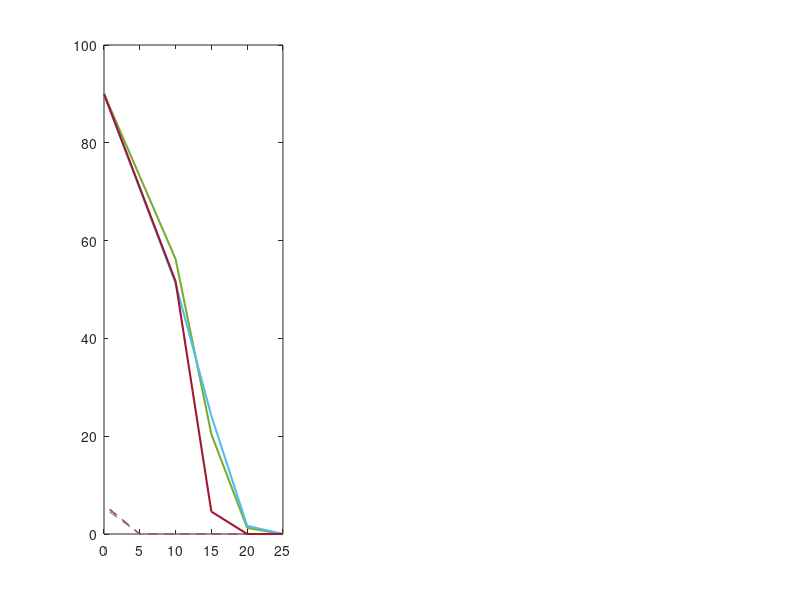

The MATLAB source for this figure: (Note: this script raises an error after producing the figure.)
function plotPenetrationAngle()
x1 = [0.8,87.76;
    0.9,91.32;
    1,89.17;
    1.1,90.87;
    1.2,90.3;
    0.9,89.8;
    0.8,86.42;
    1.1,88.28;
    1.1,90.18;
    1,90.68];

x2 = [1.8,95.91;
    1.9,83.5;
    2,88.88;
    2.1,88.54;
    2.2,89.44;
    2,88.13;
    1.8,90.31;
    1.9,87.35;
    2.1,90.94;
    2.2,89.43];

x3 = [3,90.05;
    3,94.57;
    3,95.32;
    3,89.42;
    3,90.43;
    3,91.79;
    3,82.14;
    3,93.87;
    3,92.8;
    3,88.82];

x4 = [4,89.42;
    4,90.81;
    4,73.35;
    4,92.32;
    4,85.36;
    4,88.61;
    4,89.03;
    4,88.9;
    4,88.92;
    4,91.87];

x5 = [5,90.43;
    5,90.3;
    5,89.3;
    5,79.68;
    5,91.33;
    5,90.66;
    5,87.9;
    5,89.23;
    5,90.53;
    5,89.29];

x6 = [6,87.23;
    6,90.31;
    6,88.72;
    6,93.77;
    6,91.92;
    6,83.65;
    6,82.05;
    6,81.42;
    6,84.21;
    6,83.72];

x11 = [1,53.27;
    0.98,38.36;
    0.98,33.88;
    1,60.88;
    1.02,43.91;
    1.02,37.04;
    0.98,43.64;
    1,33.84;
    1,28.50;
    1.02,32.04];

x22 = [2.02,57.75;
    2,63.41;
    1.98,57.62;
    2.02,55.33;
    1.98,63.67;
    2,66.84;
    2,52.20;
    2.02,61.39;
    2,60.48;
    2,56.08];

x33 = [3,63.48;
    3,82.52;
    3,88.67;
    2.98,66.89;
    3.02,66.61;
    2.98,62.14;
    3,65.57;
    3,72.05;
    3.01,65.26;
    3,78.83];

x44 = [3.98,97.19;
    4,86.9;
    4.02,88.36;
    3.99,84.49;
    4.01,86.90;
    3.99,87.04;
    4,82.21;
    4.02,87.77;
    4.01,83.44;
    3.99,81.66];

x55 = [4.98,90.14;
    5,89.67;
    5.02,90.98;
    5.01,87.23;
    4.99,99.74;
    4.98,98.59;
    5,99.49;
    5.02,96.11;
    5.01,99.09;
    4.99,89];

x66 = [5.98,98.4;
    6,107.1;
    6.02,107.86;
    6.01,102.42;
    5.99,102.41;
    5.98,111.11;
    6,105.21;
    6.02,111.49;
    6.01,110.53;
    5.99,109.01];

x1(:,2) = abs(x1(:,2)-90);
x2(:,2) = abs(x2(:,2)-90);
x3(:,2) = abs(x3(:,2)-90);
x4(:,2) = abs(x4(:,2)-90);
x5(:,2) = abs(x5(:,2)-90);
x6(:,2) = abs(x6(:,2)-90);

h1 = [0,sum(x1(:,2))/10,std(x1(:,2));
    0.05,sum(x2(:,2))/10,std(x2(:,2));
    0.10,sum(x3(:,2))/10,std(x3(:,2));
    0.15,sum(x4(:,2))/10,std(x4(:,2));
    0.40,sum(x5(:,2))/10,std(x5(:,2));
    0.80,sum(x6(:,2))/10,std(x6(:,2))];

h1_1 = [0,sum(x1(:,2))/10,std(x1(:,2));
    0.05,sum(x2(:,2))/10,std(x2(:,2));
    0.10,sum(x3(:,2))/10,std(x3(:,2));
    0.15,sum(x4(:,2))/10,std(x4(:,2));
    0.40,sum(x5(:,2))/10,std(x5(:,2));
    0.80,sum(x6(:,2))/10,std(x6(:,2));
    5,0,0;
    10,0,0;
    15,0,0;
    20,0,0;
    25,0,0];

% % boxplot([x1(:,2),x2(:,2),x3(:,2),x4(:,2),x5(:,2),x6(:,2)],'Labels',{'h = 0','h = 5','h = 10','h = 15','h = 40','h = 80'});
% xlabel 'Drop Height (mm)';
% ylabel 'Angle of Penetration (deg)';
% % title 'Height vs. Angle of Penetration (Mason Sand)';
% hold on;
% plot (x11(:,1)+0.2,x1(:,2),'mO','MarkerSize',4,'MarkerEdgeColor',[0 0 0],'MarkerFaceColor', [1 0 1]);
% hold on;
% plot (x22(:,1)+0.2,x2(:,2),'mO','MarkerSize',4,'MarkerEdgeColor',[0 0 0],'MarkerFaceColor', [1 0 1]);
% hold on;
% plot (x33(:,1)+0.2,x3(:,2),'mO','MarkerSize',4,'MarkerEdgeColor',[0 0 0],'MarkerFaceColor', [1 0 1]);
% hold on;
% plot (x44(:,1)+0.2,x4(:,2),'mO','MarkerSize',4,'MarkerEdgeColor',[0 0 0],'MarkerFaceColor', [1 0 1]);
% hold on;
% plot (x55(:,1)+0.2,x5(:,2),'mO','MarkerSize',4,'MarkerEdgeColor',[0 0 0],'MarkerFaceColor', [1 0 1]);
% hold on;
% plot (x66(:,1)+0.2,x6(:,2),'mO','MarkerSize',4,'MarkerEdgeColor',[0 0 0],'MarkerFaceColor', [1 0 1]);
% hold on;

a1 = [1,89.56;
    1,89.29;
    1,88.34;
    1,89.54;
    1,89.04;
    1,79.15;
    1,90.43;
    1,88.52;
    1,87.7;
    1,90.45];

a2 = [2,86.43;
    2,88.65;
    2,89.04;
    2,89.07;
    2,90.93;
    2,91.29;
    2,88.12;
    2,89.55;
    2,90.93;
    2,88.9];

a3 = [3,91.74;
    3,86.73;
    3,89.04;
    3,88.32;
    3,90.31;
    3,92.65;
    3,87.55;
    3,88.25;
    3,88.42;
    3,89.55];

a4 = [4,91.66;
    4,87.31;
    4,90.91;
    4,93.87;
    4,85.58;
    4,89.67;
    4,90.42;
    4,90.17;
    4,77.1;
    4,88.11];

a5 = [5,86.6;
    5,94.65;
    5,86.88;
    5,85.63;
    5,88.25;
    5,86.79;
    5,87.72;
    5,82.46;
    5,90.54;
    5,94.39];

a6 = [6,94.73;
    6,80.67;
    6,78.1;
    6,94.46;
    6,91.12;
    6,88.94;
    6,87.28;
    6,85.03;
    6,82.47;
    6,93.43];

a11 = [0.98,35.82;
    1,44.57;
    1.02,60.35;
    1.01,32.74;
    0.99,39.96;
    0.98,55.49;
    1,26.55;
    1.02,36.97;
    1.01,46.02;
    0.99,44.17];

a22 = [1.98,62.42;
    2,64.42;
    2.02,55.73;
    1.99,33.7;
    2.01,43.64;
    1.98,38.69;
    2,47.34;
    2.02,35.46;
    2.01,48.01;
    1.99,36.32];

a33 = [2.99,64.88;
    2.98,44.14;
    3.02,45.09;
    3.01,47.89;
    3.02,49.02;
    3.01,42.99;
    2.99,46.83;
    2.98,48.22;
    3,47.15;
    3,49.3];

a44 = [4,67.4;
    4,63.63;
    4.02,56.81;
    4.02,59.79;
    3.98,72.19;
    3.98,58.39;
    3.99,64.72;
    3.99,72.99;
    4.01,61.68;
    4.01,63.86];

a55 = [5,87.28;
    5,75.3;
    5.02,84.19;
    5.01,72.84;
    5.02,87.64;
    5.01,86.74;
    4.98,77.69;
    4.98,72.91;
    4.99,84.98;
    4.99,77];

a66 = [6,99.48;
    6,89.33;
    6.02,98.24;
    6.01,90.8;
    6.01,95.51;
    6.02,96.37;
    5.98,100.67;
    5.98,96.29;
    5.99,91.59;
    5.99,87.93];

a1(:,2) = abs(a1(:,2)-90);
a2(:,2) = abs(a2(:,2)-90);
a3(:,2) = abs(a3(:,2)-90);
a4(:,2) = abs(a4(:,2)-90);
a5(:,2) = abs(a5(:,2)-90);
a6(:,2) = abs(a6(:,2)-90);

h2 = [0,sum(a1(:,2))/10,std(a1(:,2));
    0.05,sum(a2(:,2))/10,std(a2(:,2));
    0.10,sum(a3(:,2))/10,std(a3(:,2));
    0.15,sum(a4(:,2))/10,std(a4(:,2));
    0.40,sum(a5(:,2))/10,std(a5(:,2));
    0.80,sum(a6(:,2))/10,std(a6(:,2))];

h2_1 = [0,sum(a1(:,2))/10,std(a1(:,2));
    0.05,sum(a2(:,2))/10,std(a2(:,2));
    0.10,sum(a3(:,2))/10,std(a3(:,2));
    0.15,sum(a4(:,2))/10,std(a4(:,2));
    0.40,sum(a5(:,2))/10,std(a5(:,2));
    0.80,sum(a6(:,2))/10,std(a6(:,2));
    5,0,0;
    10,0,0;
    15,0,0;
    20,0,0;
    25,0,0];

% % boxplot([a1(:,2),a2(:,2),a3(:,2),a4(:,2),a5(:,2),a6(:,2)],'Labels',{'h = 0','h = 5','h = 10','h = 15','h = 40','h = 80'});
% xlabel 'Drop Height (mm)';
% ylabel 'Angle of Penetration (deg)';
% % title 'Height vs. Angle of Penetration (River Sand)';
% hold on;
% plot (a11(:,1)-0.2,a1(:,2),'bO','MarkerSize',4,'MarkerEdgeColor',[0 0 0],'MarkerFaceColor', [0 0 1]);
% hold on;
% plot (a22(:,1)-0.2,a2(:,2),'bO','MarkerSize',4,'MarkerEdgeColor',[0 0 0],'MarkerFaceColor', [0 0 1]);
% hold on;
% plot (a33(:,1)-0.2,a3(:,2),'bO','MarkerSize',4,'MarkerEdgeColor',[0 0 0],'MarkerFaceColor', [0 0 1]);
% hold on;
% plot (a44(:,1)-0.2,a4(:,2),'bO','MarkerSize',4,'MarkerEdgeColor',[0 0 0],'MarkerFaceColor', [0 0 1]);
% hold on;
% plot (a55(:,1)-0.2,a5(:,2),'bO','MarkerSize',4,'MarkerEdgeColor',[0 0 0],'MarkerFaceColor', [0 0 1]);
% hold on;
% plot (a66(:,1)-0.2,a6(:,2),'bO','MarkerSize',4,'MarkerEdgeColor',[0 0 0],'MarkerFaceColor', [0 0 1]);
% hold on;

b1 = [1,89.03;
    1,90.43;
    1,89.55;
    1,88.16;
    1,84.35;
    1,88.9;
    1,90.35;
    1,90.42;
    1,92.09;
    1,91.06];

b2 = [2,90.82;
    2,86.88;
    2,89.29;
    2,90.44;
    2,90.31;
    2,86.66;
    2,89.68;
    2,93.44;
    2,90.7;
    2,89.68];

b3 = [3,90.53;
    3,91.18;
    3,90.3;
    3,83.02;
    3,93.59;
    3,89.18;
    3,89.02;
    3,91.97;
    3,88.12;
    3,89.67];

b4 = [4,91.19;
    4,91.21;
    4,89.93;
    4,87.01;
    4,88.79;
    4,86.52;
    4,88.96;
    4,90.58;
    4,91.64;
    4,87.22];

b5 = [5,87.82;
    5,91.27;
    5,93.71;
    5,84.95;
    5,89.31;
    5,89.93;
    5,89.03;
    5,87.07;
    5,86.14;
    5,91.32];

b6 = [6,86.72;
    6,86.37;
    6,88.15;
    6,88.81;
    6,77.89;
    6,91.27;
    6,83.98;
    6,77.71;
    6,87.33;
    6,87.95];

b11 = [1,53.64;
    1,48.36;
    1.02,44.42;
    1.02,50.69;
    1.01,57.78;
    1.01,53.33;
    0.98,41.88;
    0.98,43.88;
    0.99,52.47;
    0.99,40.95];

b22 = [2,71.79;
    2,67.52;
    2.02,58.11;
    1.98,59.18;
    2.02,59.1;
    2.02,62.26;
    2.01,72.3;
    1.98,53.18;
    1.99,61.19;
    1.99,69.25];

b33 = [3,65.03;
    3,74.02;
    3.02,63.07;
    3.01,61.69;
    3.02,74.95;
    3.01,64.5;
    2.98,73.94;
    2.98,62.84;
    2.99,74.85;
    2.99,67.15];

b44 = [4,74.27;
    4,70.07;
    4.02,71.4;
    4.02,77.11;
    4.01,72.21;
    4.01,69.7;
    3.98,76.49;
    3.98,73.24;
    3.99,70;
    3.98,68.98];

b55 = [5,84.46;
    5.02,85.11;
    5,82.96;
    5.02,92.11;
    5.01,83.57;
    4.98,82.73;
    4.99,82.33;
    5.01,78.66;
    4.99,84.53;
    4.98,77.81];

b66 = [6,90.64;
    6,87.33;
    6.02,100.77;
    6.02,97.74;
    6.01,87.39;
    6.01,97.24;
    5.98,88.49;
    5.98,98.62;
    5.99,90.32;
    5.99,97.03];

b1(:,2) = abs(b1(:,2)-90);
b2(:,2) = abs(b2(:,2)-90);
b3(:,2) = abs(b3(:,2)-90);
b4(:,2) = abs(b4(:,2)-90);
b5(:,2) = abs(b5(:,2)-90);
b6(:,2) = abs(b6(:,2)-90);

h3 = [0,sum(b1(:,2))/10,std(b1(:,2));
    0.05,sum(b2(:,2))/10,std(b2(:,2));
    0.10,sum(b3(:,2))/10,std(b3(:,2));
    0.15,sum(b4(:,2))/10,std(b4(:,2));
    0.40,sum(b5(:,2))/10,std(b5(:,2));
    0.80,sum(b6(:,2))/10,std(b6(:,2))];

h3_1 = [0,sum(b1(:,2))/10,std(b1(:,2));
    0.05,sum(b2(:,2))/10,std(b2(:,2));
    0.10,sum(b3(:,2))/10,std(b3(:,2));
    0.15,sum(b4(:,2))/10,std(b4(:,2));
    0.40,sum(b5(:,2))/10,std(b5(:,2));
    0.80,sum(b6(:,2))/10,std(b6(:,2));
    5,0,0;
    10,0,0;
    15,0,0;
    20,0,0;
    25,0,0];


% % boxplot([b1(:,2),b2(:,2),b3(:,2),b4(:,2),b5(:,2),b6(:,2)],'Labels',{'h = 0','h = 5','h = 10','h = 15','h = 40','h = 80'});
% xlabel 'Drop Height (mm)';
% ylabel 'Angle of Penetration (deg)';
% % title 'Height vs. Angle of Penetration (Coarse Sand)';
% hold on;
% plot (b11(:,1)+0.1,b1(:,2),'rO','MarkerSize',4,'MarkerEdgeColor',[0 0 0],'MarkerFaceColor', [1 0 0]);
% hold on;
% plot (b22(:,1)+0.1,b2(:,2),'rO','MarkerSize',4,'MarkerEdgeColor',[0 0 0],'MarkerFaceColor', [1 0 0]);
% hold on;
% plot (b33(:,1)+0.1,b3(:,2),'rO','MarkerSize',4,'MarkerEdgeColor',[0 0 0],'MarkerFaceColor', [1 0 0]);
% hold on;
% plot (b44(:,1)+0.1,b4(:,2),'rO','MarkerSize',4,'MarkerEdgeColor',[0 0 0],'MarkerFaceColor', [1 0 0]);
% hold on;
% plot (b55(:,1)+0.1,b5(:,2),'rO','MarkerSize',4,'MarkerEdgeColor',[0 0 0],'MarkerFaceColor', [1 0 0]);
% hold on;
% plot (b66(:,1)+0.1,b6(:,2),'rO','MarkerSize',4,'MarkerEdgeColor',[0 0 0],'MarkerFaceColor', [1 0 0]);
% hold on;

c1 = [1,0;
    1,0;
    1,0;
    1,0;
    1,0;
    1,0;
    1,0;
    1,0;
    1,0;
    1,0];

c2 = [2,87.32;
    2,88.24;
    2,90.43;
    2,87.91;
    2,89.43;
    2,86.65;
    2,89.43;
    2,89.68;
    2,90.56;
    2,89.16];

c3 = [3,92.71;
    3,87.28;
    3,89.18;
    3,81.9;
    3,88.9;
    3,92.06;
    3,89.29;
    3,87.4;
    3,88.8;
    3,86.77];

c4 = [4,91.43;
    4,82.01;
    4,92.01;
    4,93.48;
    4,92.58;
    4,88.9;
    4,84.13;
    4,88.63;
    4,88.27;
    4,83.22];

c5 = [5,83.31;
    5,88.09;
    5,86.29;
    5,87.4;
    5,93.06;
    5,86.18;
    5,83.28;
    5,89.15;
    5,91.29;
    5,88.81];

c6 = [6,93.02;
    6,86.87;
    6,85.79;
    6,81.26;
    6,81.96;
    6,92.35;
    6,88.76;
    6,87.6;
    6,83.18;
    6,80.18];

c11 = [0.98,0;
    0.99,0;
    1,0;
    1.01,0;
    1.02,0;
    0.98,0;
    0.99,0;
    1,0;
    1.01,0;
    1.02,0];

c22 = [2,43.03;
    2.02,39.01;
    2.01,41.89;
    1.97,41.05;
    1.98,42.95;
    2.02,42.35;
    2,39.19;
    1.97,48.83;
    1.98,39.37;
    1.99,41.91];

c33 = [3,40.87;
    3,47.68;
    3.02,42.88;
    3.01,40.97;
    3.03,42.22;
    3.02,40.06;
    2.99,40.81;
    2.98,41.45;
    2.97,40.81;
    2.97,38.14];

c44 = [4,38.49;
    4.02,39.25;
    4,41.61;
    4.02,36.73;
    4.01,45.13;
    4.01,40.95;
    3.97,40.33;
    3.97,43.57;
    3.98,44.04;
    3.99,44.86];

c55 = [5,56.17;
    5.02,58.41;
    5,67.99;
    5.02,43.17;
    5.01,54.17;
    5.01,64.65;
    4.98,56.52;
    4.98,60.97;
    4.99,61.58;
    4.99,51.61];

c66 = [6,73.58;
    6,66.63;
    6.02,67.81;
    6.02,77.95;
    6.01,79.93;
    5.98,80.7;
    5.99,81.54;
    6.01,71.59;
    5.98,68.1;
    5.99,74.29];

c1(:,2) = abs(c1(:,2)-90);
c2(:,2) = abs(c2(:,2)-90);
c3(:,2) = abs(c3(:,2)-90);
c4(:,2) = abs(c4(:,2)-90);
c5(:,2) = abs(c5(:,2)-90);
c6(:,2) = abs(c6(:,2)-90);

h4 = [0,sum(c1(:,2))/10,std(c1(:,2));
    0.05,sum(c2(:,2))/10,std(c2(:,2));
    0.10,sum(c3(:,2))/10,std(c3(:,2));
    0.15,sum(c4(:,2))/10,std(c4(:,2));
    0.40,sum(c5(:,2))/10,std(c5(:,2));
    0.80,sum(c6(:,2))/10,std(c6(:,2))];

h4_1 = [0,sum(c1(:,2))/10,std(c1(:,2));
    0.05,sum(c2(:,2))/10,std(c2(:,2));
    0.10,sum(c3(:,2))/10,std(c3(:,2));
    0.15,sum(c4(:,2))/10,std(c4(:,2));
    0.40,sum(c5(:,2))/10,std(c5(:,2));
    0.80,sum(c6(:,2))/10,std(c6(:,2));
    5,0,0;
    10,0,0;
    15,0,0;
    20,0,0;
    25,0,0];


%  boxplot([c1(:,2),c2(:,2),c3(:,2),c4(:,2),c5(:,2),c6(:,2)],'Labels',{'h = 0','h = 5','h = 10','h = 15','h = 40','h = 80'});
% xlabel 'Drop Height (mm)';
% ylabel 'Angle of Penetration (deg)';
% % title 'Height vs. Angle of Penetration (Soil)';
% hold on;
% plot (c11(:,1)-0.1,c1(:,2),'gO','MarkerSize',4,'MarkerEdgeColor',[0 0 0],'MarkerFaceColor', [0 1 0]);
% hold on;
% plot (c22(:,1)-0.1,c2(:,2),'gO','MarkerSize',4,'MarkerEdgeColor',[0 0 0],'MarkerFaceColor', [0 1 0]);
% hold on;
% plot (c33(:,1)-0.1,c3(:,2),'gO','MarkerSize',4,'MarkerEdgeColor',[0 0 0],'MarkerFaceColor', [0 1 0]);
% hold on;
% plot (c44(:,1)-0.1,c4(:,2),'gO','MarkerSize',4,'MarkerEdgeColor',[0 0 0],'MarkerFaceColor', [0 1 0]);
% hold on;
% plot (c55(:,1)-0.1,c5(:,2),'gO','MarkerSize',4,'MarkerEdgeColor',[0 0 0],'MarkerFaceColor', [0 1 0]);
% hold on;
% plot (c66(:,1)-0.1,c6(:,2),'gO','MarkerSize',4,'MarkerEdgeColor',[0 0 0],'MarkerFaceColor', [0 1 0]);
% hold on;

d1 = [40 30;
    35 45;
    35 45;
    30 40;
    0  90;
    45 30;
    30 45;
    30 45;
    0  90;
    45 35;
    0  90;
    0  90];

d2 = [70 10;
    55 25;
    65 15;
    0  90;
    70 10;
    50 20;
    50 20;
    55 15;
    65 30;
    70 05;
    70 05;
    70 00];

d3 = [70 00;
    70 00;
    70 00;
    70 00;
    70 00;
    70 00;
    60 15;
    70 00;
    70 00;
    70 00;
    70 00;
    70 00];

d4 = [70 00;
    70 00;
    70 00;
    70 00;
    70 00;
    70 00;
    70 00;
    70 00;
    70 00;
    70 00;
    70 00;
    70 00];

h5  =[ 0, 90, 0;
    10,mean(d1(:,2)),std(d1(:,2));
    15,mean(d2(:,2)),std(d2(:,2));
    20,mean(d3(:,2)),std(d3(:,2));
    25,mean(d4(:,2)),std(d4(:,2))];

e1 =[30 05;
    35 30;
    20 25;
    00 90;
    00 90;
    30 25;
    35 25;
    00 90;
    30 25;
    00 90;
    30 30;
    00 90];

e2 = [35 05;
    30 05;
    25 10;
    30 15;
    30 05;
    25 25;
    00 90;
    35 10;
    35 10;
    30 10;
    30 15;
    00 90];

e3 = [45 05;
    50 00;
    45 05;
    50 00;
    55 00;
    45 00;
    55 00;
    45 00;
    40 05;
    45 00;
    55 00;
    50 05];

e4 = [55 00;
    55 00;
    60 00;
    55 00;
    60 00;
    60 00;
    55 00;
    60 00;
    60 00;
    60 00;
    55 00;
    55 00];

h6  =[0, 90, 0;
    10,mean(e1(:,2)),std(e1(:,2));
    15,mean(e2(:,2)),std(e2(:,2));
    20,mean(e3(:,2)),std(e3(:,2));
    25,mean(e4(:,2)),std(e4(:,2))];

f1 = [40 30;
    30 30;
    40 45;
    00 90;
    30 45;
    25 30;
    25 30;
    00 90;
    40 25;
    30 25;
    00 90;
    00 90];

f2 = [60 00;
    60 00;
    55 00;
    65 00;
    55 20;
    70 00;
    60 05;
    60 10;
    60 00;
    65 05;
    65 05;
    70 10];

f3 = [70 00;
    70 00;
    70 00;
    70 00;
    70 00;
    70 00;
    70 00;
    70 00;
    70 00;
    70 00;
    70 00;
    70 00];

f4 = [70 00;
    70 00;
    70 00;
    70 00;
    70 00;
    70 00;
    70 00;
    70 00;
    70 00;
    70 00;
    70 00;
    70 00];

h7  =[0, 90, 0;
    10,mean(f1(:,2)),std(f1(:,2));
    15,mean(f2(:,2)),std(f2(:,2));
    20,mean(f3(:,2)),std(f3(:,2));
    25,mean(f4(:,2)),std(f4(:,2))];

% DO ALL PLOTTING
figure(1);
lw = 1.5;
c= lines(8);

clf
% plot low drop data
subplot(1,9,[1,3]);

plot (h1_1(6:end,1),h1_1(6:end,2),'--','color',c(1,:));
hold on;
plot (h2_1(6:end,1),h2_1(6:end,2),'--','color',c(2,:));
plot (h3_1(6:end,1),h3_1(6:end,2),'--','color',c(3,:));
plot (h4_1(6:end,1),h4_1(6:end,2),'--','color',c(4,:));


plot (h5(:,1),h5(:,2),'color',c(5,:),'LineWidth',lw);
plot (h6(:,1),h6(:,2),'color',c(6,:),'LineWidth',lw);
plot (h7(:,1),h7(:,2),'color',c(7,:),'LineWidth',lw);

l1 = errorbar(h1(:,1)-.005,h1(:,2),h1(:,3),'color',c(1,:),'LineWidth',lw);
l2 = errorbar(h2(:,1)-.003,h2(:,2),h2(:,3),'color',c(2,:),'LineWidth',lw);
l3 = errorbar(h3(:,1)+0.0,h3(:,2),h3(:,3),'color',c(3,:),'LineWidth',lw);
l4 = errorbar(h4(:,1)+.003,h4(:,2),h4(:,3),'color',c(4,:),'LineWidth',lw);
xlabel 'Drop Height (m)';
ylabel 'Angle of Deviation (Deg)';
axis([-.05,.85,0,90.5])
setGCA()


subplot(1,9,[4,9]);
% plot high-drop data
plot(h1_1(:,1),h1_1(:,2),'--','color',c(1,:),'LineWidth',1);
hold on;
plot(h2_1(:,1),h2_1(:,2),'--','color',c(2,:),'LineWidth',1);
plot(h3_1(:,1),h3_1(:,2),'--','color',c(3,:),'LineWidth',1);
plot(h4_1(:,1),h4_1(:,2),'--','color',c(4,:),'LineWidth',1);
l5 = errorbar(h5(:,1)-.1,h5(:,2),h5(:,3),'color',c(5,:),'LineWidth',lw);
l6 = errorbar(h6(:,1),h6(:,2),h6(:,3),'color',c(6,:),'LineWidth',lw);
l7 = errorbar(h7(:,1)+.1,h7(:,2),h7(:,3),'color',c(7,:),'LineWidth',lw);


plot (h1_1(:,1),h1_1(:,2),'color',c(1,:));
plot (h2_1(:,1),h2_1(:,2),'color',c(2,:));
plot (h3_1(:,1),h3_1(:,2),'color',c(3,:));
plot (h4_1(:,1),h4_1(:,2),'color',c(4,:));
plot (h5(:,1),h5(:,2),'d','color',c(5,:));
plot (h6(:,1),h6(:,2),'s','color',c(6,:));
plot (h7(:,1),h7(:,2),'o','color',c(7,:));



axis([2,26,0,90.5])
xlabel 'Drop Height (m)';
%ylabel 'Angle of Deviation (deg)';

% l5 (grass field) is a lawn area with about half foot of grass after the rain, 0.15m 
% l6 (intramural field) is the intramural soccer field,
% l7 (lawn)  lawn area near the intramural soccer field where the ground is a bit software and the grass not as dense/high. They are numbered in order ground1, ground2 and ground3 in the data files.

legend([l6,l5,l7,l4,l3,l2,l1], ...
'4 kg/sq. cm','3 kg/sq. cm', '1.75 kg/sq. cm', '0.135 kg/sq. cm','0.089 kg/sq. cm','0.056 kg/sq. cm','0.099 kg/sq. cm')
setGCA()
set(gca,'YTickLabel','','YMinorTick'  , 'off'   )
 set(gcf,'PaperUnits','inches')
set(gcf,'papersize',[8.5,3.5])
set(gcf,'paperposition',[-0.7,0,10,3.5])
print -dpdf 'AutoPenetrationAngle.pdf'


function setGCA()
set( gca                       , ...
    'FontName'   , 'Helvetica','FontSize'   , 8  );
set(gca, ...
  'Box'         , 'off'     , ...
  'TickDir'     , 'in'     , ...
  'TickLength'  , [.02 .02] , ...
  'XMinorTick'  , 'off'      , ...
  'YMinorTick'  , 'on'      , ...
  'YGrid'       , 'on'      , ...
  'XColor'      , [.3 .3 .3], ...
  'YColor'      , [.3 .3 .3], ...
  'YTick'       , 0:10:120, ...
  'LineWidth'   , 1         );
